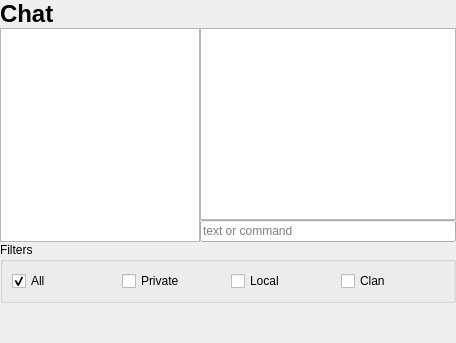
      <widget class="QWidget" name="pageChat">
       <layout class="QVBoxLayout" name="chatLayout">
        <property name="spacing">
         <number>0</number>
        </property>
        <property name="leftMargin">
         <number>0</number>
        </property>
        <property name="topMargin">
         <number>0</number>
        </property>
        <property name="rightMargin">
         <number>0</number>
        </property>
        <property name="bottomMargin">
         <number>0</number>
        </property>
        <item>
         <widget class="QLabel" name="chatTitle">
          <property name="font">
           <font>
            <pointsize>18</pointsize>
            <bold>true</bold>
           </font>
          </property>
          <property name="text">
           <string>Chat</string>
          </property>
         </widget>
        </item>
        <item>
         <layout class="QHBoxLayout" name="chatMainLayout">
          <item>
           <widget class="QListWidget" name="chatPlayerList">
            <property name="maximumSize">
             <size>
              <width>200</width>
              <height>16777215</height>
             </size>
            </property>
           </widget>
          </item>
          <item>
           <layout class="QVBoxLayout" name="chatContentLayout">
            <item>
             <widget class="QTextBrowser" name="chatDisplay">
              <property name="styleSheet">
               <string notr="true">background:#ffffff url(:/images/catchchallenger.png) no-repeat center center;</string>
              </property>
             </widget>
            </item>
            <item>
             <widget class="QLineEdit" name="chatCommandInput">
              <property name="readOnly">
               <bool>true</bool>
              </property>
              <property name="placeholderText">
               <string>text or command</string>
              </property>
             </widget>
            </item>
           </layout>
          </item>
         </layout>
        </item>
        <item>
         <widget class="QGroupBox" name="chatFiltersGroup">
          <property name="title">
           <string>Filters</string>
          </property>
          <layout class="QHBoxLayout" name="chatFiltersLayout">
           <item>
            <widget class="QCheckBox" name="chatFilterAll">
             <property name="text">
              <string>All</string>
             </property>
             <property name="checked">
              <bool>true</bool>
             </property>
            </widget>
           </item>
           <item>
            <widget class="QCheckBox" name="chatFilterPrivate">
             <property name="text">
              <string>Private</string>
             </property>
            </widget>
           </item>
           <item>
            <widget class="QCheckBox" name="chatFilterLocal">
             <property name="text">
              <string>Local</string>
             </property>
            </widget>
           </item>
           <item>
            <widget class="QCheckBox" name="chatFilterClan">
             <property name="text">
              <string>Clan</string>
             </property>
            </widget>
           </item>
          </layout>
         </widget>
        </item>
        <item>
         <spacer name="chatSpacer">
          <property name="orientation">
           <enum>Qt::Orientation::Vertical</enum>
          </property>
          <property name="sizeHint" stdset="0">
           <size>
            <width>20</width>
            <height>40</height>
           </size>
          </property>
         </spacer>
        </item>
       </layout>
      </widget>
